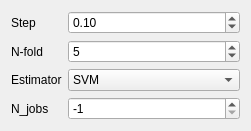
             <widget class="QWidget" name="to_rfe">
              <layout class="QGridLayout" name="gridLayout_20">
               <item row="1" column="0">
                <widget class="QLabel" name="label_15">
                 <property name="text">
                  <string>N-fold</string>
                 </property>
                </widget>
               </item>
               <item row="0" column="0">
                <widget class="QLabel" name="label_14">
                 <property name="text">
                  <string>Step</string>
                 </property>
                </widget>
               </item>
               <item row="2" column="0">
                <widget class="QLabel" name="label_16">
                 <property name="text">
                  <string>Estimator</string>
                 </property>
                </widget>
               </item>
               <item row="2" column="2">
                <widget class="QComboBox" name="comboBox_rfe_estimator">
                 <item>
                  <property name="text">
                   <string>SVM</string>
                  </property>
                 </item>
                 <item>
                  <property name="text">
                   <string>Linear regression</string>
                  </property>
                 </item>
                 <item>
                  <property name="text">
                   <string>Logistic regression</string>
                  </property>
                 </item>
                 <item>
                  <property name="text">
                   <string>Ridge regression</string>
                  </property>
                 </item>
                 <item>
                  <property name="text">
                   <string>Lasso regression</string>
                  </property>
                 </item>
                 <item>
                  <property name="text">
                   <string>Bayesian ridge regression</string>
                  </property>
                 </item>
                 <item>
                  <property name="text">
                   <string>Gaussian processes</string>
                  </property>
                 </item>
                </widget>
               </item>
               <item row="3" column="0">
                <widget class="QLabel" name="label_19">
                 <property name="text">
                  <string>N_jobs</string>
                 </property>
                </widget>
               </item>
               <item row="1" column="2">
                <widget class="QSpinBox" name="spinBox_rfe_nfold">
                 <property name="minimum">
                  <number>2</number>
                 </property>
                 <property name="maximum">
                  <number>1000</number>
                 </property>
                 <property name="value">
                  <number>5</number>
                 </property>
                </widget>
               </item>
               <item row="0" column="2">
                <widget class="QDoubleSpinBox" name="doubleSpinBox_rfe_step">
                 <property name="maximum">
                  <double>10000.000000000000000</double>
                 </property>
                 <property name="singleStep">
                  <double>0.100000000000000</double>
                 </property>
                 <property name="value">
                  <double>0.100000000000000</double>
                 </property>
                </widget>
               </item>
               <item row="3" column="2">
                <widget class="QSpinBox" name="spinBox_rfe_njobs">
                 <property name="minimum">
                  <number>-1</number>
                 </property>
                 <property name="value">
                  <number>-1</number>
                 </property>
                </widget>
               </item>
              </layout>
             </widget>
